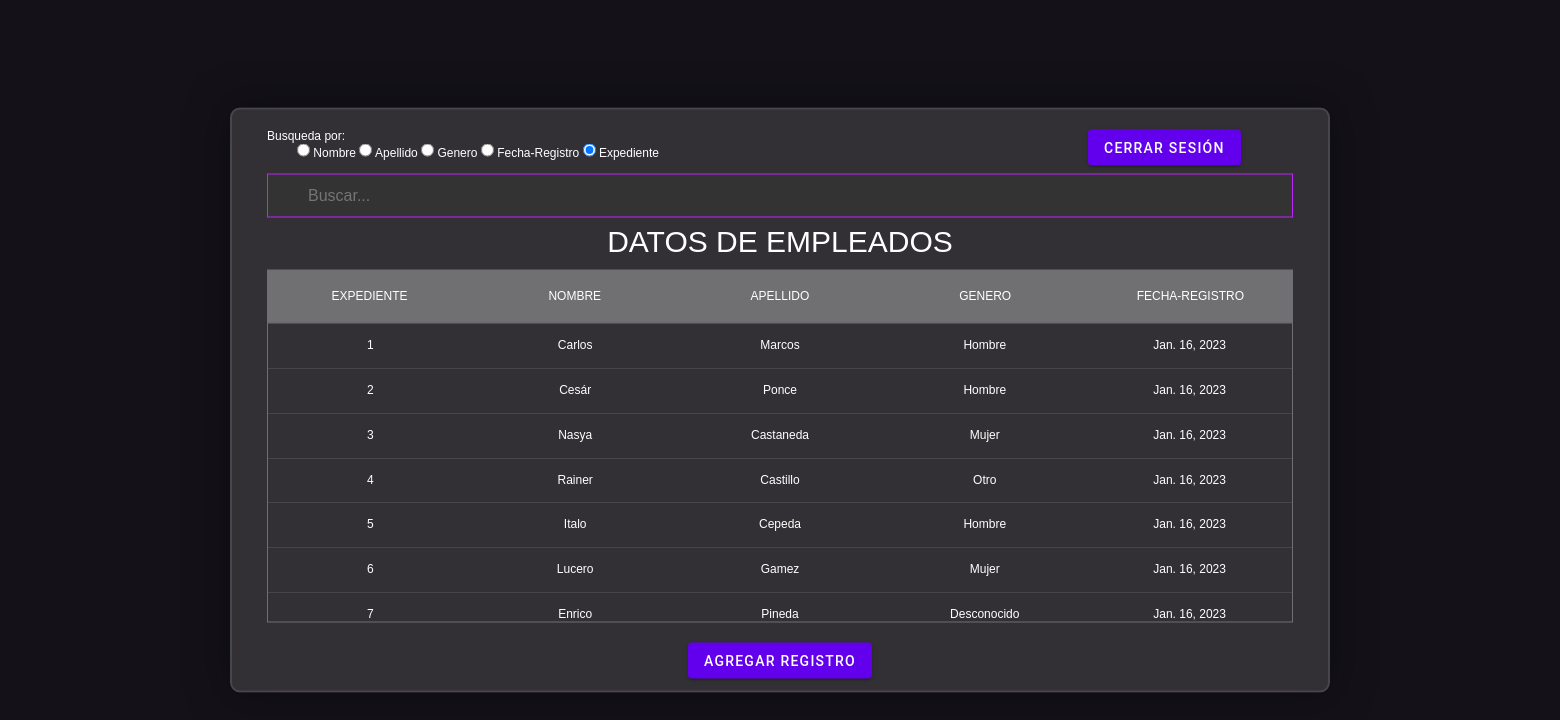
The app's page / (signed in) with its own data.
### managmentapp/models.py (models this page shows)
class Empleados(models.Model):
    Num_Emp = models.IntegerField(default=0)
    Nombre = models.CharField(max_length=50, default="Escriba su nombre")
    Apellido = models.CharField(max_length=50, default="Escriba su apellido")
    Gen = (
        ("Hombre", "Hombre"),
        ("Mujer", "Mujer"),
        ("Desconocido", "Sin respuesta"),
        ("Otro", "Otro"),
    )
    Genero = models.CharField(max_length=20, choices=Gen, default='O')
    Fecha_Registro = models.DateField(blank=True, default=timezone.now)

### managmentapp/views.py (the view)
# urls.py: path('',views.empleados, name="Interface"),
@login_required
def empleados(request):
    empleados = Empleados.objects.all()
    return render(request, "interface.html", {'empleados':empleados})

### templates/interface.html (shortened to what this page needs)
{% extends 'base.html' %}
{% block style %}
    <link rel="stylesheet" href="static/css/interface.css">
{% endblock %}
{% block contenido %}
    <div class="box">
        <div class="Menu-Busqueda">
            <p> Busqueda por: </p>
            <p class="opciones">
            <input type="radio" name="opcion" value="1" onclick="choose(1)">
            <label for="value1">Nombre</label>
            <input type="radio" name="opcion" value="2" onclick="choose(2)">
            <label for="value1">Apellido</label>
            <input type="radio" name="opcion" value="3" onclick="choose(3)">
            <label for="value1">Genero</label>
            <input type="radio" name="opcion" value="4" onclick="choose(4)">
            <label for="value1">Fecha-Registro</label>
            <input type="radio" name="opcion" value="0" checked onclick="choose(0)">
            <label for="value1">Expediente</label>
            </p>
            <div class="cerrar">
              <button class="button-61" role="button" onclick="window.location.href='accounts/logout';">Cerrar sesión</button>
            </div>
            <div class="barra">
                <input type="text" id="myInput" class="search__input" type="search" name="search" onkeyup="myFunction()" placeholder="Buscar...">
            </div>
        </div>
    <section>
        <h1>Datos de empleados</h1>
        <div class="tbl-header">
          <table cellpadding="0" cellspacing="0" border="0">
            <thead>
              <tr>
                <th>Expediente</th>
                <th>Nombre</th>
                <th>Apellido</th>
                <th>Genero</th>
                <th>Fecha-Registro </th>
              </tr>
            </thead>
          </table>
        </div>
        <div class="tbl-content">
          <table id="myTable"cellpadding="0" cellspacing="0" border="0">
            <tbody>
                {% for empleado in empleados %}
              <tr>
                <td>{{empleado.Num_Emp}} </td>
                <td>{{empleado.Nombre}} </td>
                <td>{{empleado.Apellido}} </td>
                <td>{{empleado.Genero}} </td>
                <td>{{empleado.Fecha_Registro}} </td>
              </tr>
                {% endfor %}
            </tbody>
          </table>
        </div>
      </section>
        <div class="boton-space">
            <button class="button-61" role="button" onclick="window.location.href='{% url 'Nuevo_Empleado'%}';">Agregar Registro</button>
        </div>
    </div>
{% endblock %}

### templates/base.html (shortened to what this page needs)
<!DOCTYPE html>
<html lang="en">
<head>
    {% block style %}
    {% endblock %}
</head>
<body>
    {% block contenido %}
    {% endblock %}
</body>
</html>

### managmentapp/static/css/interface.css (style rules this page uses)
html { line-height: 1.15; -webkit-text-size-adjust: 100%; }
body { margin: 0; }
h1 { font-size: 2em; margin: 0.67em 0; }
button, input, optgroup, select, textarea { font-family: inherit; font-size: 100%; line-height: 1.15; margin: 0; }
button, input { overflow: visible; }
button, select { text-transform: none; }
button, [type="button"], [type="reset"], [type="submit"], button::-moz-focus-inner, [type="button"]::-moz-focus-inner, [type="reset"]::-moz-focus-inner, [type="submit"]::-moz-focus-inner { border-style: none; padding: 0; }
[type="checkbox"], [type="radio"] { box-sizing: border-box; padding: 0; }
body { max-width: 100%; overflow-x: hidden; background-color: #141218; font-family: Arial, Helvetica, sans-serif; }
*, *:before, *:after { padding: 0; margin: 0; box-sizing: border-box; }
.box { height: 585px; width: 1100px; background-color: rgba(255,255,255,0.13); position: absolute; transform: translate(-50%,-50%); top: 50%; left: 50%; border-radius: 10px; border: 2px solid rgba(255,255,255,0.1); box-shadow: 0 0 40px rgba(8,7,16,0.6); padding: 35px 35px; }
.boton-space { margin-top: 20px; text-align: center; }
.Menu-Busqueda { width: 100%; height: 50px; margin-top: -15px; }
#myInput { background-position: 10px 10px; background-repeat: no-repeat; width: 100%; font-size: 16px; padding: 12px 20px 12px 40px; border: 1px solid #c022ff; margin-bottom: 12px; margin-top: 8px; }
p { font-size: 12px; color: #fff; }
.opciones { margin-left: 30px; }
.cerrar { margin-right: -75%; margin-top: -3%; text-align: center; }
h1 { margin-top: 45px; font-size: 30px; color: #fff; text-transform: uppercase; font-weight: 300; text-align: center; margin-bottom: 10px; }
table { width:100%; table-layout: fixed; }
.tbl-header { background-color: rgba(255,255,255,0.3); }
.tbl-content { height:300px; overflow-x:auto; margin-top: 0px; border: 1px solid rgba(255,255,255,0.3); }
th { padding: 20px 15px; text-align: center; font-weight: 500; font-size: 12px; color: #fff; text-transform: uppercase; }
td { padding: 15px; text-align: center; vertical-align:middle; font-weight: 300; font-size: 12px; color: #fff; border-bottom: solid 1px rgba(255,255,255,0.1); }
section { margin: 0px; }
.search__input { padding: 15px; width: 300px; color: #c022ff; font-size: 14px; background-color: #333; border: 0; }
.button-61 { align-items: center; appearance: none; border-radius: 4px; border-style: none; box-shadow: rgba(0, 0, 0, .2) 0 3px 1px -2px,rgba(0, 0, 0, .14) 0 2px 2px 0,rgba(0, 0, 0, .12) 0 1px 5px 0; box-sizing: border-box; color: #fff; cursor: pointer; display: inline-flex; font-family: Roboto,sans-serif; font-size: .875rem; font-weight: 500; height: 36px; justify-content: center; letter-spacing: .0892857em; line-height: normal; min-width: 64px; outline: none; overflow: visible; padding: 0 16px; position: relative; text-align: center; text-decoration: none; text-transform: uppercase; transition: box-shadow 280ms cubic-bezier(.4, 0, .2, 1); user-select: none; -webkit-user-select: none; touch-action: manipulation; vertical-align: middle; will-change: transform,opacity; }
.button-61:not(:disabled) { background-color: #6200ee; }

### records on screen
Empleados: Num_Emp "1", Nombre "Carlos", Apellido "Marcos", Genero "Hombre", Fecha_Registro "Jan. 16, 2023"
Empleados: Num_Emp "2", Nombre "Cesár", Apellido "Ponce", Genero "Hombre", Fecha_Registro "Jan. 16, 2023"
Empleados: Num_Emp "3", Nombre "Nasya", Apellido "Castaneda", Genero "Mujer", Fecha_Registro "Jan. 16, 2023"
Empleados: Num_Emp "4", Nombre "Rainer", Apellido "Castillo", Genero "Otro", Fecha_Registro "Jan. 16, 2023"
Empleados: Num_Emp "5", Nombre "Italo", Apellido "Cepeda", Genero "Hombre", Fecha_Registro "Jan. 16, 2023"
Empleados: Num_Emp "6", Nombre "Lucero", Apellido "Gamez", Genero "Mujer", Fecha_Registro "Jan. 16, 2023"
Empleados: Num_Emp "7", Nombre "Enrico", Apellido "Pineda", Genero "Desconocido", Fecha_Registro "Jan. 16, 2023"
